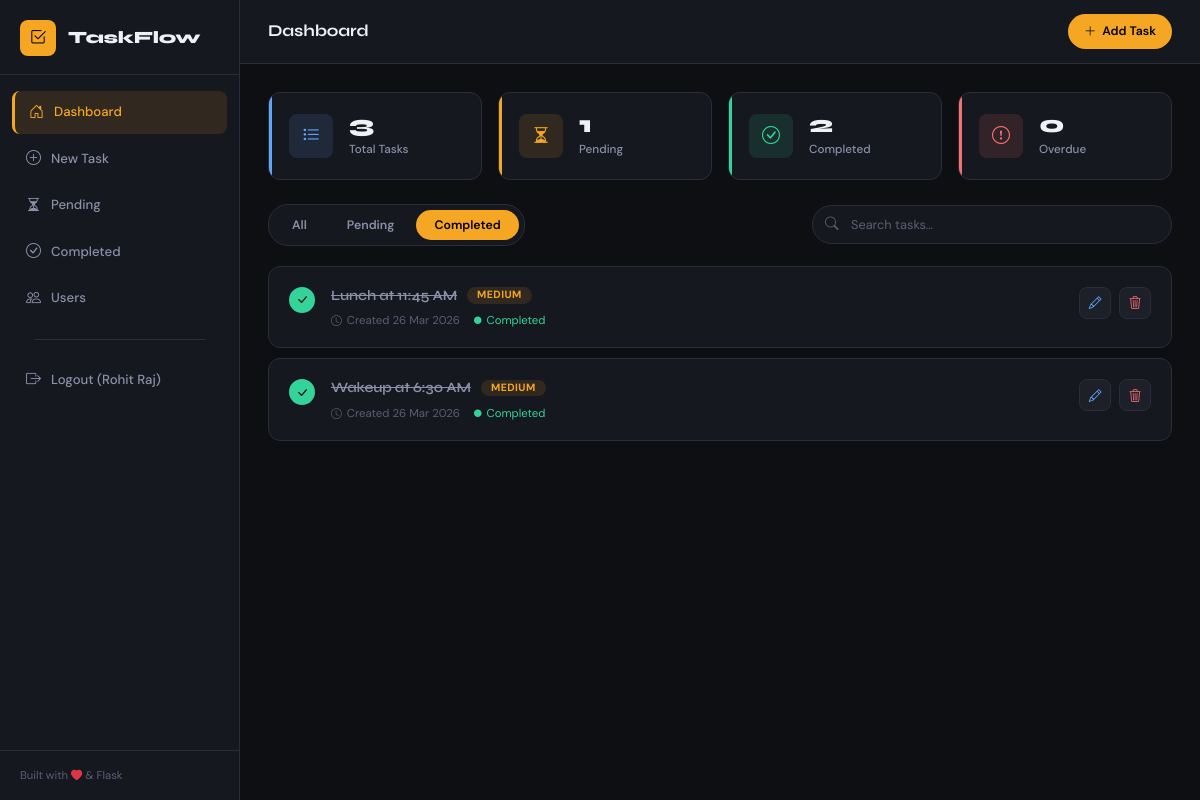
Page /?status=Completed (signed in) on the committed database.
### app.py (models this page shows, shortened)
class User(UserMixin, db.Model):
    __tablename__ = 'users'
    id = db.Column(db.Integer, primary_key=True)
    username = db.Column(db.String(150), unique=True, nullable=False)
    password_hash = db.Column(db.String(256), nullable=False)
    tasks = db.relationship('Task', backref='owner', lazy=True, cascade='all, delete-orphan')

class Task(db.Model):
    __tablename__ = 'tasks'
    id          = db.Column(db.Integer, primary_key=True)
    title       = db.Column(db.String(200), nullable=False)
    description = db.Column(db.Text, nullable=True)
    status      = db.Column(db.String(20), default='Pending')        # Pending / Completed
    priority    = db.Column(db.String(10), default='Medium')         # Low / Medium / High
    due_date    = db.Column(db.Date, nullable=True)
    created_at  = db.Column(db.DateTime, default=datetime.utcnow)
    user_id     = db.Column(db.Integer, db.ForeignKey('users.id'), nullable=False)
    def is_overdue(self):
        if self.due_date and self.status == 'Pending':
            return self.due_date < date.today()
        return False

### app.py (the view)
@app.route('/')
@login_required
def index():
    status_filter = request.args.get('status', 'All')
    search_query  = request.args.get('search', '').strip()
    tasks = get_filtered_tasks(status_filter, search_query)
    total     = Task.query.filter_by(user_id=current_user.id).count()
    completed = Task.query.filter_by(user_id=current_user.id, status='Completed').count()
    pending   = Task.query.filter_by(user_id=current_user.id, status='Pending').count()
    overdue   = sum(1 for t in Task.query.filter_by(user_id=current_user.id, status='Pending').all() if t.is_overdue())
    return render_template(
        'index.html',
        tasks=tasks,
        status_filter=status_filter,
        search_query=search_query,
        total=total,
        completed=completed,
        pending=pending,
        overdue=overdue,
        today=date.today()
    )

### app.py (called while the page is built)
@login_manager.user_loader
def load_user(user_id):
    return User.query.get(int(user_id))

def get_filtered_tasks(status_filter, search_query):
    query = Task.query.filter_by(user_id=current_user.id)
    if status_filter == 'Completed':
        query = query.filter_by(status='Completed')
    elif status_filter == 'Pending':
        query = query.filter_by(status='Pending')
    if search_query:
        query = query.filter(Task.title.ilike(f'%{search_query}%'))
    tasks = query.order_by(Task.created_at.desc()).all()
    tasks.sort(key=lambda t: PRIORITY_ORDER.get(t.priority, 1))
    return tasks

### templates/index.html (shortened to what this page needs)
{% extends "base.html" %}
{% block page_title %}Dashboard{% endblock %}
{% block content %}
<div class="stats-grid">
  <div class="stat-card stat-total">
    <div class="stat-icon"><i class="bi bi-list-task"></i></div>
    <div class="stat-info">
      <div class="stat-value">{{ total }}</div>
      <div class="stat-label">Total Tasks</div>
    </div>
  </div>
  <div class="stat-card stat-pending">
    <div class="stat-icon"><i class="bi bi-hourglass-split"></i></div>
    <div class="stat-info">
      <div class="stat-value">{{ pending }}</div>
      <div class="stat-label">Pending</div>
    </div>
  </div>
  <div class="stat-card stat-done">
    <div class="stat-icon"><i class="bi bi-check-circle"></i></div>
    <div class="stat-info">
      <div class="stat-value">{{ completed }}</div>
      <div class="stat-label">Completed</div>
    </div>
  </div>
  <div class="stat-card stat-overdue">
    <div class="stat-icon"><i class="bi bi-exclamation-circle"></i></div>
    <div class="stat-info">
      <div class="stat-value">{{ overdue }}</div>
      <div class="stat-label">Overdue</div>
    </div>
  </div>
</div>
<div class="toolbar">
  <div class="filter-tabs">
    {% for label in ['All', 'Pending', 'Completed'] %}
      <a href="{{ url_for('index', status=label, search=search_query) }}"
         class="filter-tab {% if status_filter == label %}active{% endif %}">
        {{ label }}
      </a>
    {% endfor %}
  </div>
  <form class="search-form" method="GET" action="{{ url_for('index') }}">
    <div class="search-wrap">
      <i class="bi bi-search search-icon"></i>
      <input
        type="text"
        name="search"
        class="search-input"
        placeholder="Search tasks…"
        value="{{ search_query }}"
        autocomplete="off"
      />
    </div>
  </form>
</div>
{% if tasks %}
  <div class="task-list" id="taskList">
    {% for task in tasks %}
      <div class="task-card {% if task.status == 'Completed' %}task-done{% endif %} {% if task.is_overdue() %}task-overdue{% endif %}"
           id="task-{{ task.id }}" data-id="{{ task.id }}">
        <div class="task-check">
          <button class="check-btn {% if task.status == 'Completed' %}checked{% endif %}"
                  onclick="toggleTask({{ task.id }}, this)"
                  title="Toggle status">
            <i class="bi {% if task.status == 'Completed' %}bi-check-lg{% else %}bi-circle{% endif %}"></i>
          </button>
        </div>
        <div class="task-body">
          <div class="task-header">
            <span class="task-title">{{ task.title }}</span>
            <div class="task-badges">
              <span class="badge badge-priority badge-{{ task.priority | lower }}">
                {{ task.priority }}
              </span>
            </div>
          </div>
          <div class="task-meta">
            <span class="meta-item">
              <i class="bi bi-clock"></i>
              Created {{ task.created_at.strftime('%d %b %Y') }}
            </span>
            <span class="meta-item status-dot status-{{ task.status | lower }}">
              <i class="bi bi-circle-fill"></i> {{ task.status }}
            </span>
          </div>
        </div>
        <div class="task-actions">
          <a href="{{ url_for('update_task', task_id=task.id) }}"
             class="action-btn btn-edit" title="Edit task">
            <i class="bi bi-pencil"></i>
          </a>
          <button class="action-btn btn-delete"
                  onclick="confirmDelete({{ task.id }}, '{{ task.title | replace("'", "\\'") }}')"
                  title="Delete task">
            <i class="bi bi-trash3"></i>
          </button>
        </div>
      </div>
    {% endfor %}
  </div>
{% endif %}
{% endblock %}

### templates/base.html (shortened to what this page needs)
<!DOCTYPE html>
<html lang="en">
<head>
  <link href="https://cdn.jsdelivr.net/npm/bootstrap@5.3.2/dist/css/bootstrap.min.css" rel="stylesheet" />
  <link href="https://cdn.jsdelivr.net/npm/bootstrap-icons@1.11.3/font/bootstrap-icons.min.css" rel="stylesheet" />
  <link rel="stylesheet" href="{{ url_for('static', filename='css/styles.css') }}" />
</head>
<body>
  <aside class="sidebar">
    <div class="sidebar-brand">
      <span class="brand-icon"><i class="bi bi-check2-square"></i></span>
      <span class="brand-name">TaskFlow</span>
    </div>
    <nav class="sidebar-nav">
      {% if current_user.is_authenticated %}
      <a href="{{ url_for('index') }}" class="nav-item {% if request.endpoint == 'index' %}active{% endif %}">
        <i class="bi bi-house-door"></i> Dashboard
      </a>
      <a href="{{ url_for('add_task') }}" class="nav-item {% if request.endpoint == 'add_task' %}active{% endif %}">
        <i class="bi bi-plus-circle"></i> New Task
      </a>
      <a href="{{ url_for('index', status='Pending') }}" class="nav-item">
        <i class="bi bi-hourglass-split"></i> Pending
      </a>
      <a href="{{ url_for('index', status='Completed') }}" class="nav-item">
        <i class="bi bi-check-circle"></i> Completed
      </a>
      <a href="{{ url_for('users_database') }}" class="nav-item {% if request.endpoint == 'users_database' %}active{% endif %}">
        <i class="bi bi-people"></i> Users
      </a>
      <hr style="margin: 1rem 1.5rem; opacity: 0.1;">
      <a href="{{ url_for('logout') }}" class="nav-item">
        <i class="bi bi-box-arrow-right"></i> Logout ({{ current_user.username }})
      </a>
      {% endif %}
    </nav>
    <div class="sidebar-footer">
      <span>Built with <i class="bi bi-heart-fill text-danger"></i> & Flask</span>
    </div>
  </aside>
  <main class="main-content">
    <header class="topbar">
      <div class="topbar-title">{% block page_title %}Dashboard{% endblock %}</div>
      <a href="{{ url_for('add_task') }}" class="btn-add-top">
        <i class="bi bi-plus-lg"></i> Add Task
      </a>
    </header>
    <div class="page-body">
      {% block content %}{% endblock %}
    </div>
  </main>
</body>
</html>

### rows in the picture
User: username "Rohit Raj"
Task: title "Lunch at 11:45 AM", priority "MEDIUM", created_at "26 Mar 2026", status "Completed"
Task: title "Wakeup at 6:30 AM", priority "MEDIUM", created_at "26 Mar 2026", status "Completed"

### other values in the picture
{{ total }} "3"
{{ pending }} "1"
{{ completed }} "2"
{{ overdue }} "0"
{{ label }} "All" "Pending" "Completed"
